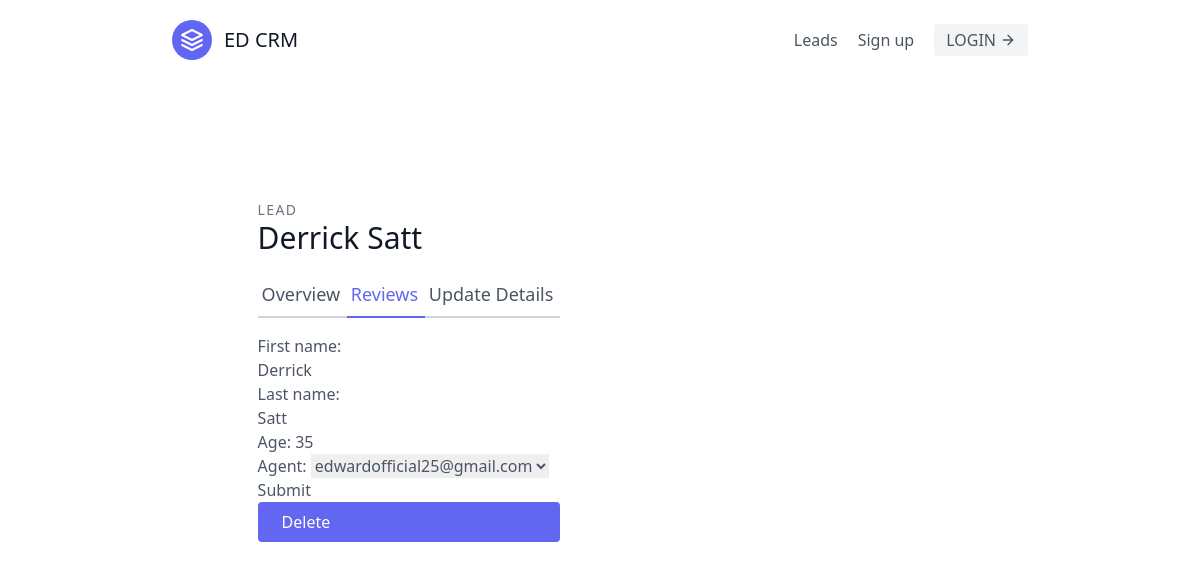
Screenshot of /leads/4/update with the database file from the repository.
### leads/models.py (models this page shows, shortened)
class Lead(models.Model):
    first_name = models.CharField(max_length=20)
    last_name = models.CharField(max_length=20)
    age = models.IntegerField(default=0)
    agent = models.ForeignKey("Agent", on_delete=models.CASCADE)

### leads/views.py (the view, shortened to what this page needs)
# urls.py: path('<int:pk>/update', LeadUpdateView.as_view(), name= 'lead-update'),
class LeadUpdateView(UpdateView):
    template_name = "leads/lead_update.html"
    queryset = Lead.objects.all()
    form_class = LeadModelForm

### leads/forms.py
class LeadModelForm(forms.ModelForm):
    class Meta:
        model = Lead
        fields = (
            'first_name',
            'last_name',
            'age',
            'agent',
        )

### leads/models.py (called while the page is built)
    def __str__(self):
        return self.user.email

### leads/templates/leads/lead_update.html (shortened to what this page needs)
{% extends "base.html"%}
{% block content %}
<section class="text-gray-600 body-font overflow-hidden">
  <div class="container px-5 py-24 mx-auto">
    <div class="lg:w-4/5 mx-auto flex flex-wrap">
      <div class="lg:w-1/2 w-full lg:pr-10 lg:py-6 mb-6 lg:mb-0">
        <h2 class="text-sm title-font text-gray-500 tracking-widest">LEAD</h2>
        <h1 class="text-gray-900 text-3xl title-font font-medium mb-4">{{ lead.first_name }} {{ lead.last_name }}</h1>
        <div class="flex mb-4">
          <a href="{% url 'leads:lead-detail' lead.pk %}" class="flex-grow border-b-2 border-gray-300 py-2 text-lg px-1">Overview
          </a>
          <a class="flex-grow text-indigo-500 border-b-2 border-indigo-500 py-2 text-lg px-1">Reviews
          </a>
          <a href="{% url 'leads:lead-update' lead.pk %}" class="flex-grow border-b-2 border-gray-300 py-2 text-lg px-1">Update Details</a>
        </div>
        <form method="post">
            {{ form.as_p }}
            <button type="submit">Submit</button>
        </form>
        <a href=" {% url 'leads:lead-delete' lead.pk %} " class="flex ml-auto text-white bg-indigo-500 border-0 py-2 px-6 focus:outline-none hover:bg-indigo-600 rounded">Delete</a>
  </div>
</section>
{% endblock content %}

### rows the page displays
Lead: first_name "Derrick", last_name "Satt", age "35", agent "edwardofficial25@gmail.com"
